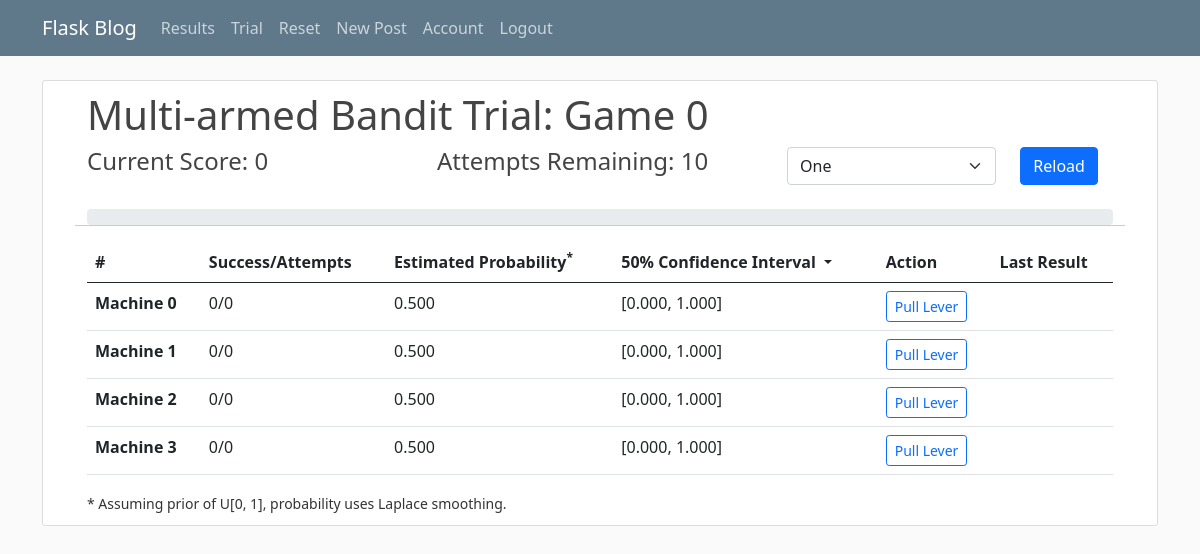
The page /trial?ci=0.5&game_number=0 (signed in) on the database its author committed.
### flaskblog/models.py (models this page shows, shortened)
class Machine(db.Model):
    id = db.Column(db.Integer, primary_key=True)
    user_id = db.Column(db.Integer, db.ForeignKey('user.id'), nullable=False)
    machine_number = db.Column(db.Integer, nullable=False)
    game_number = db.Column(db.Integer, nullable=False)
    true_prob = db.Column(db.Float, nullable=False)
    success_count = db.Column(db.Integer, default=0)
    total_count = db.Column(db.Integer, default=0)
    max_attempts = db.Column(db.Integer, nullable=False)

### flaskblog/trials/routes.py (the view)
@trials.route("/trial")
@login_required
def show_trial():
    confidence_level = float(request.args.get('ci', default=0.95))
    last_action = int(request.args.get('last_action', default=-1))
    last_action_success = (request.args.get('last_action_success', default="False") == "True")
    game_number = int(request.args.get('game_number', default=0))
    machines = Machine.query.filter_by(user_id=current_user.id, game_number=game_number).all()
    if len(machines) == 0:
        abort(403)
    total_success, total_attempts = 0, 0
    confidence_intervals = {}
    for machine in machines:
        total_success += machine.success_count
        total_attempts += machine.total_count
        if machine.total_count == 0:
            confidence_intervals[machine] = (0, 1)
        else:
            confidence_intervals[machine] = beta.ppf([(1-confidence_level)/2, 1-(1-confidence_level)/2],
                                            machine.success_count+1,
                                            machine.total_count - machine.success_count+1)
        max_attempts = machine.max_attempts
    return render_template('trial.html', machines=machines,
                                        total_success=total_success,
                                        total_attempts=total_attempts,
                                        total_attempts_allowed=max_attempts,
                                        ci=confidence_level,
                                        last_action=last_action,
                                        last_action_success=last_action_success,
                                        confidence_intervals=confidence_intervals,
                                        game_number=game_number)

### flaskblog/models.py (called while the page is built)
@login_manager.user_loader
def load_user(user_id):
    return User.query.get(int(user_id))

### flaskblog/templates/trial.html (shortened to what this page needs)
{% extends "layout.html" %}
{% block content %}
  <article class="media content-section">
    <div class="container">
      <h1>Multi-armed Bandit Trial: Game {{game_number}}</h1>
      <div class="row">
        <div class="col">
          <h4>Current Score: {{total_success}}</h4>
        </div>
        <div class="col">
          <h4>Attempts Remaining: {{total_attempts_allowed - total_attempts}}</h4>
        </div>
        <div class="col">
        <form action="{{url_for('trials.show_trial', ci=0.5)}}" id="game_form">
          <div class="row">
            <div class="col-8">
            <select class="form-select" name="game_number" form="game_form">
              <option value="0">One</option>
            </select>
          </div>
          <div class="col-4">
            <button type="submit" class="btn btn-primary">Reload</button>
          </div>
          </div>
        </form>
        </div>
      </div>
      <br>
      <div class="row">
        <div class="col-sm-12">
          <div class="progress">
          </div>
        </div>
        <hr>
      </div>
      <div class="row">
        <div class="col-sm-12">
          <table class="table table-hover">
              <thead class="thead-dark">
                <tr>
                  <th scope="col">#</th>
                  <th scope="col">Success/Attempts</th>
                  <th scope="col">Estimated Probability<sup>*</sup></th>
                  <th scope="row">
                      <div class="dropdown">
                        <div class="dropdown-toggle" id="dropdownMenuButton" data-toggle="dropdown" aria-haspopup="true" aria-expanded="true">
                            {{"{:.0f}".format(ci*100)}}% Confidence Interval
                        </div>
                      </div>
                    </th>
                  <th scope="col">Action</th>
                  <th scope="col">Last Result</th>
                </tr>
              </thead>
              <tbody>
                {% for machine in machines: %}
                <tr>
                    <th scope="row">Machine {{machine.machine_number}}</th>
                    <td>{{machine.success_count}}/{{machine.total_count}}</td>
                    {% if machine.total_count == 0 %}
                        <td>0.500</td>
                    {% else %}
                        <td>{{"{:.3f}".format((machine.success_count+1) / (machine.total_count+2))}}</td>
                    {% endif %}
                    <td>[{{"{:.3f}".format(confidence_intervals[machine][0])}}, {{"{:.3f}".format(confidence_intervals[machine][1])}}]</td>
                    <td>
                        {% if total_attempts < total_attempts_allowed %}
                        <a href="{{url_for('trials.pull_machine_trial', pull_machine=machine.machine_number, ci=ci, game_number=game_number)}}">
                            <button type="button" class="btn btn-outline-primary btn-sm">Pull Lever</button>
                        </a>
                        {% else %}
                        <button type="button" class="btn btn-outline-secondary btn-sm disabled">Complete</button>
                        {% endif %}
                    </td>
                    <td>
                    </td>
                </tr>
                {% endfor %}
              </tbody>
          </table>
          <small>* Assuming prior of U[0, 1], probability uses Laplace smoothing.</small>
        </div>
      </div>
    </div>
  </article>
{% endblock content %}

### flaskblog/static/main.css (style rules this page uses)
body { background: #fafafa; color: #333333; margin-top: 5rem; }
h1, h2, h3, h4, h5, h6 { color: #444444; }
.content-section { background: #ffffff; padding: 10px 20px; border: 1px solid #dddddd; border-radius: 3px; margin-bottom: 20px; }

### rows shown on the page
Machine: machine_number "0", success_count "0", total_count "0", shows "0.500", confidence_intervals "0.000", confidence_intervals "1.000"
Machine: machine_number "1", success_count "0", total_count "0", shows "0.500", confidence_intervals "0.000", confidence_intervals "1.000"
Machine: machine_number "2", success_count "0", total_count "0", shows "0.500", confidence_intervals "0.000", confidence_intervals "1.000"
Machine: machine_number "3", success_count "0", total_count "0", shows "0.500", confidence_intervals "0.000", confidence_intervals "1.000"

### other values the page prints
{{ game_number }} "0"
{{ total_success }} "0"
{{ total_attempts_allowed - total_attempts }} "10"
{{ "{:.0f}".format(ci*100) }} "50"
